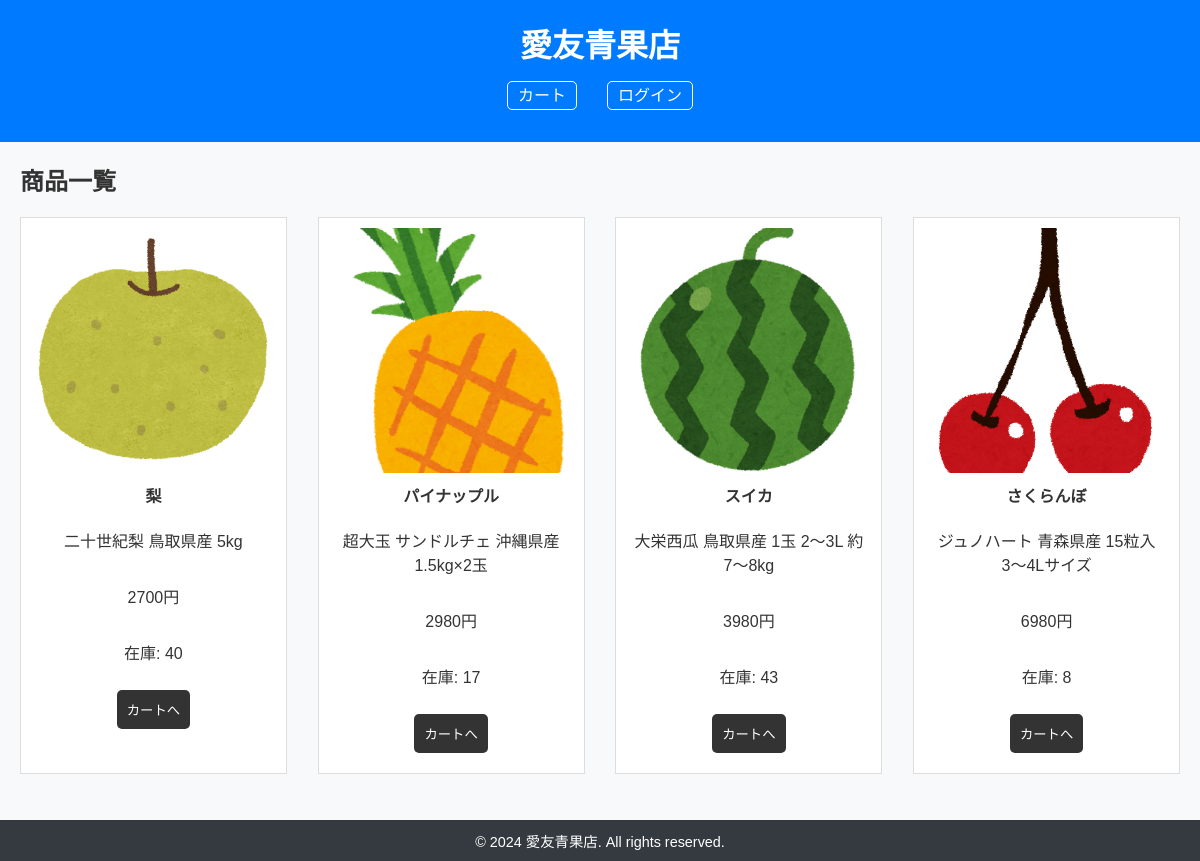
The page / on the database its author committed.
### tables this page shows
CREATE TABLE products (
        id INTEGER PRIMARY KEY AUTOINCREMENT,
        name TEXT NOT NULL,
        description TEXT NOT NULL,
        price REAL NOT NULL,
        image_path TEXT NOT NULL,
        stock INTEGER NOT NULL
    );

### src/Components/Header.php (called while the page is built, shortened)
<?php
class Header {
    public static function render() {
        include __DIR__ . '/../Views/header.php';
    }
}

### src/Components/Footer.php (called while the page is built, shortened)
<?php
class Footer {
    public static function render() {
        include __DIR__ . '/../Views/footer.php';
    }
}
?>

### src/Controllers/ProductController.php (the view, shortened to what this page needs)
<?php
class ProductController {
    public static function displayNewArrivals() {
        try {
            $pdo = new PDO('sqlite:/var/www/db/database.sqlite');
            $pdo->setAttribute(PDO::ATTR_ERRMODE, PDO::ERRMODE_EXCEPTION);
            $stmt = $pdo->query('SELECT * FROM products ORDER BY id DESC LIMIT 5');
            echo '<ul>';
            while ($row = $stmt->fetch(PDO::FETCH_ASSOC)) {
                echo '<li data-id="' . htmlspecialchars($row['id']) . '">';
                echo '<img src="' . htmlspecialchars($row['image_path']) . '" alt="' . htmlspecialchars($row['name']) . '">';
                echo '<h3>' . htmlspecialchars($row['name']) . '</h3>';
                echo '<p>' . htmlspecialchars($row['description']) . '</p>';
                echo '<p class="price">' . htmlspecialchars($row['price']) . '円</p>';
                echo '<p>在庫: ' . htmlspecialchars($row['stock']) . '</p>';
                echo '<button class="cart-button">カートへ</button>';
                echo '</li>';
            }
            echo '</ul>';
        } catch (PDOException $e) {
            echo "データベースエラー: " . $e->getMessage();
        }
    }
}
?>

### src/Views/header.php (shortened to what this page needs)
<!DOCTYPE html>
<html lang="ja">
<head>
    <link rel="stylesheet" href="public/css/style.css">
</head>
<body>
<header>
    <h1><a href="index.php">愛友青果店</a></h1>
    <nav>
        <ul>
            <li><a href="cart.php">カート</a></li>
            <li><a href="login.php">ログイン</a></li>
        </ul>
    </nav>
</header>

### html/index.php (shortened to what this page needs)
<?php
require __DIR__ . '/../src/Components/Header.php';
require __DIR__ . '/../src/Components/Footer.php';
require __DIR__ . '/../src/Controllers/ProductController.php';
Header::render();
?>
<div class="content">
    <h2>商品一覧</h2>
    <?php ProductController::displayNewArrivals(); ?>
</div>
<?php Footer::render(); ?>

### src/Views/footer.php
<footer>
    <p>&copy; 2024 愛友青果店. All rights reserved.</p>
</footer>
</body>
</html>

### html/public/css/style.css (style rules this page uses)
body { font-family: 'Arial', sans-serif; margin: 0; padding: 0; background-color: #f8f9fa; color: #333; }
button { cursor: pointer; background-color: #007bff; color: white; border: none; padding: 10px 20px; border-radius: 5px; transition: background-color 0.3s; }
header { background-color: #007bff; color: white; padding: 20px; text-align: center; }
header h1 { margin: 0; font-size: 2em; }
header h1 a { color: white; text-decoration: none; }
nav { margin-top: 10px; }
nav ul { list-style: none; padding: 0; display: flex; justify-content: center; }
nav ul li { margin: 0 15px; }
nav ul li a { color: white; text-decoration: none; font-size: 1em; padding: 5px 10px; border: 1px solid white; border-radius: 5px; transition: background-color 0.3s, color 0.3s; }
footer { background-color: #343a40; color: white; padding: 10px 20px; text-align: center; }
footer p { margin: 0; font-size: 0.9em; }
.content { padding: 20px; }
h2 { font-size: 1.5em; margin-top: 0; }
.content ul { list-style: none; padding: 0; display: flex; justify-content: space-between; flex-wrap: wrap; }
.content li { background-color: white; border: 1px solid #ddd; margin-bottom: 10px; padding: 10px; display: flex; flex-direction: column; align-items: center; flex: 0 0 23%; box-sizing: border-box; text-align: center; }
.content img { width: 100%; height: auto; aspect-ratio: 1/1; object-fit: cover; }
.content li h3 { margin: 10px 0 5px; font-size: 1em; }
.cart-button { background-color: #333; color: white; padding: 10px; margin: 10px 0; border: none; cursor: pointer; border-radius: 5px; }

### rows shown on the page
products: image_path (picture), name "梨", description "二十世紀梨 鳥取県産 5kg", price "2700", stock "40"
products: image_path (picture), name "パイナップル", description "超大玉 サンドルチェ 沖縄県産 1.5kg×2玉", price "2980", stock "17"
products: image_path (picture), name "スイカ", description "大栄西瓜 鳥取県産 1玉 2〜3L 約7〜8kg", price "3980", stock "43"
products: image_path (picture), name "さくらんぼ", description "ジュノハート 青森県産 15粒入 3〜4Lサイズ", price "6980", stock "8"
